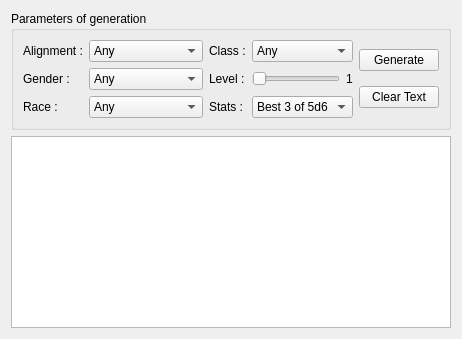
       <widget class="QWidget" name="npc_generator_tab">
        <attribute name="title">
         <string>NPC Generator</string>
        </attribute>
        <layout class="QGridLayout" name="gridLayout_18">
         <item row="0" column="0">
          <widget class="QGroupBox" name="groupbox_parametersofgeneration">
           <property name="title">
            <string>Parameters of generation</string>
           </property>
           <layout class="QGridLayout" name="gridLayout_13">
            <item row="0" column="0">
             <layout class="QGridLayout" name="layout_parametersofgeneration">
              <item row="0" column="3">
               <widget class="QComboBox" name="combobox_classofnpc">
                <item>
                 <property name="text">
                  <string>Any</string>
                 </property>
                </item>
                <item>
                 <property name="text">
                  <string>Warrior</string>
                 </property>
                </item>
                <item>
                 <property name="text">
                  <string>Wizard</string>
                 </property>
                </item>
                <item>
                 <property name="text">
                  <string>Thief</string>
                 </property>
                </item>
                <item>
                 <property name="text">
                  <string>Cleric</string>
                 </property>
                </item>
               </widget>
              </item>
              <item row="1" column="2">
               <widget class="QLabel" name="label_levelofnpc">
                <property name="text">
                 <string>Level :</string>
                </property>
               </widget>
              </item>
              <item row="1" column="0">
               <widget class="QLabel" name="label_genderofnpc">
                <property name="text">
                 <string>Gender :</string>
                </property>
               </widget>
              </item>
              <item row="0" column="2">
               <widget class="QLabel" name="label_classofnpc">
                <property name="text">
                 <string>Class :</string>
                </property>
               </widget>
              </item>
              <item row="2" column="0">
               <widget class="QLabel" name="label_raceofnpc">
                <property name="text">
                 <string>Race :</string>
                </property>
               </widget>
              </item>
              <item row="0" column="1">
               <widget class="QComboBox" name="combobox_alignmentofnpc">
                <item>
                 <property name="text">
                  <string>Any</string>
                 </property>
                </item>
                <item>
                 <property name="text">
                  <string>Any Lawful</string>
                 </property>
                </item>
                <item>
                 <property name="text">
                  <string>Any Neutral</string>
                 </property>
                </item>
                <item>
                 <property name="text">
                  <string>Any Chaotic</string>
                 </property>
                </item>
                <item>
                 <property name="text">
                  <string>Lawful Good</string>
                 </property>
                </item>
                <item>
                 <property name="text">
                  <string>Lawful Neutral</string>
                 </property>
                </item>
                <item>
                 <property name="text">
                  <string>Lawful Evil</string>
                 </property>
                </item>
                <item>
                 <property name="text">
                  <string>Neutral Good</string>
                 </property>
                </item>
                <item>
                 <property name="text">
                  <string>Neutral Neutral</string>
                 </property>
                </item>
                <item>
                 <property name="text">
                  <string>Neutral Evil</string>
                 </property>
                </item>
                <item>
                 <property name="text">
                  <string>Chaotic Good</string>
                 </property>
                </item>
                <item>
                 <property name="text">
                  <string>Chaotic Neutral</string>
                 </property>
                </item>
                <item>
                 <property name="text">
                  <string>Chaotic Evil</string>
                 </property>
                </item>
               </widget>
              </item>
              <item row="0" column="0">
               <widget class="QLabel" name="label_alignmentofnpc">
                <property name="text">
                 <string>Alignment :</string>
                </property>
               </widget>
              </item>
              <item row="1" column="1">
               <widget class="QComboBox" name="combobox_genderofnpc">
                <item>
                 <property name="text">
                  <string>Any</string>
                 </property>
                </item>
                <item>
                 <property name="text">
                  <string>Male</string>
                 </property>
                </item>
                <item>
                 <property name="text">
                  <string>Female</string>
                 </property>
                </item>
               </widget>
              </item>
              <item row="2" column="1">
               <widget class="QComboBox" name="combobox_raceofnpc">
                <item>
                 <property name="text">
                  <string>Any</string>
                 </property>
                </item>
                <item>
                 <property name="text">
                  <string>Human</string>
                 </property>
                </item>
                <item>
                 <property name="text">
                  <string>Elf</string>
                 </property>
                </item>
                <item>
                 <property name="text">
                  <string>Dwarf</string>
                 </property>
                </item>
                <item>
                 <property name="text">
                  <string>Halfelin</string>
                 </property>
                </item>
               </widget>
              </item>
              <item row="1" column="3">
               <layout class="QHBoxLayout" name="layout_levelofnpc">
                <item>
                 <widget class="QSlider" name="slider_levelofnpc">
                  <property name="minimum">
                   <number>1</number>
                  </property>
                  <property name="maximum">
                   <number>20</number>
                  </property>
                  <property name="orientation">
                   <enum>Qt::Horizontal</enum>
                  </property>
                 </widget>
                </item>
                <item>
                 <widget class="QLabel" name="label_level_number">
                  <property name="text">
                   <string>1</string>
                  </property>
                 </widget>
                </item>
               </layout>
              </item>
              <item row="2" column="3">
               <widget class="QComboBox" name="combobox_statsofnpc">
                <item>
                 <property name="text">
                  <string>Best 3 of 5d6</string>
                 </property>
                </item>
                <item>
                 <property name="text">
                  <string>Low</string>
                 </property>
                </item>
                <item>
                 <property name="text">
                  <string>Average</string>
                 </property>
                </item>
                <item>
                 <property name="text">
                  <string>High</string>
                 </property>
                </item>
               </widget>
              </item>
              <item row="2" column="2">
               <widget class="QLabel" name="label_statsofnpc">
                <property name="text">
                 <string>Stats :</string>
                </property>
               </widget>
              </item>
             </layout>
            </item>
            <item row="0" column="2">
             <layout class="QVBoxLayout" name="layout_option_npc">
              <item>
               <widget class="QPushButton" name="button_generate_npc">
                <property name="text">
                 <string>Generate</string>
                </property>
               </widget>
              </item>
              <item>
               <widget class="QPushButton" name="button_clear_text">
                <property name="text">
                 <string>Clear Text</string>
                </property>
               </widget>
              </item>
             </layout>
            </item>
           </layout>
          </widget>
         </item>
         <item row="1" column="0">
          <widget class="QTextBrowser" name="display_generated_npc"/>
         </item>
        </layout>
       </widget>
